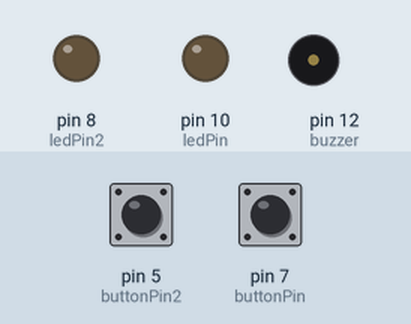
Bench run of a sketch on a simulated Arduino Uno, built with avr-gcc and run on an emulated ATmega328P. Parts: output pins drawn as LEDs (lit = HIGH), buzzer (waves = sounding). Inputs (shaded band) come from the test bench; at power-on: pin 5 (buttonPin2) LOW, pin 7 (buttonPin) LOW.

Above: at 1.2 s.
1.3 s: pin 5 (buttonPin2) pulled HIGH for 0.15 s
At 1.45 s:
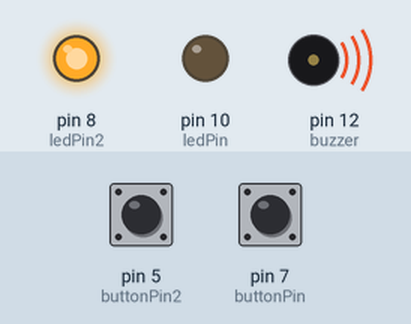
3.0 s: pin 7 (buttonPin) pulled HIGH for 0.15 s
At 3.15 s:
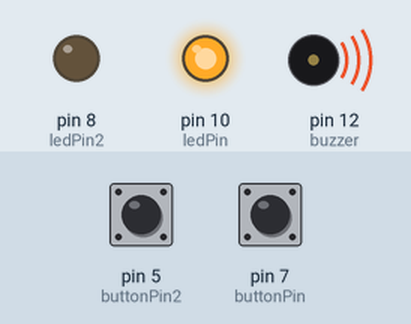
4.7 s: pin 7 (buttonPin) pulled HIGH for 3.2 s
At 8.3 s:
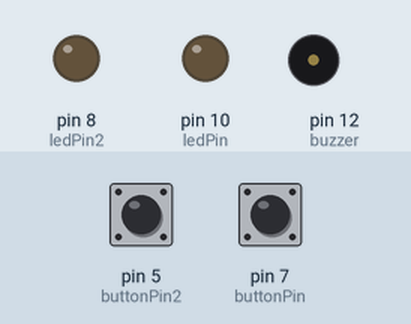
9.4 s: pin 5 (buttonPin2) pulled HIGH for 3.2 s
At 10.7 s:
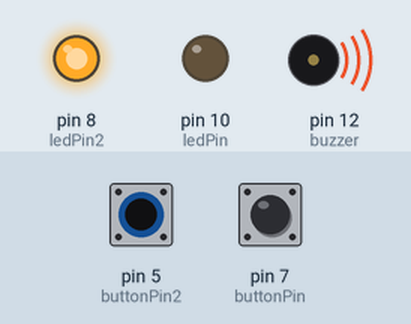
Timing chart, 0 to 14.1 s (numbered marks = the images above; inputs shaded):
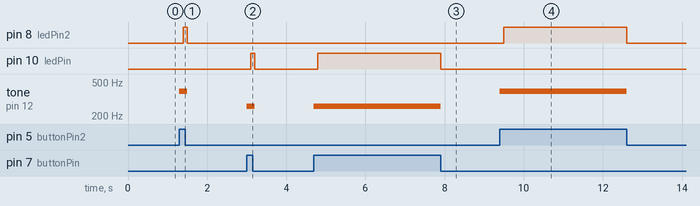

The sketch:

led_button_buzzer.ino
```cpp
int buzzer = 12;

int buttonPin = 7;//Define buttonPin no pino digital 7
int ledPin = 10;//Define ledPin no pino digital 10
int estadoButton = 0;//Variável responsável por armazenar o estado do botão (ligado/desligado)

int buttonPin2 = 5;//Define buttonPin no pino digital 7
int ledPin2 = 8;//Define ledPin no pino digital 10
int estadoButton2 = 0;//Variável responsável por armazenar o estado do botão (ligado/desligado)

void setup(){
  // Define o pino do Buzzer como Saida
  pinMode(buzzer,OUTPUT);

  pinMode(ledPin , OUTPUT);//Define ledPin (pino 10) como saída
  pinMode(buttonPin , INPUT);//Define buttonPin (pino 7) como entrada

  pinMode(ledPin2 , OUTPUT);//Define ledPin (pino 8) como saída
  pinMode(buttonPin2 , INPUT);//Define buttonPin (pino 7) como entrada
}

void loop(){
  estadoButton = digitalRead(buttonPin);//Lê o valor de buttonPin e armazena em estadoButton
  estadoButton2 = digitalRead(buttonPin2);//Lê o valor de buttonPin e armazena em estadoButton
  if (estadoButton == HIGH) {//Se estadoButton for igual a HIGH ou 1
     // Aciona o buzzer na frequencia relativa ao Dó em Hz
    tone(buzzer,261);
    // Espera um tempo para Desativar
    delay(100);
    digitalWrite(ledPin , HIGH);//Define ledPin como HIGH, ligando o LED
    delay(100);//Intervalo de 100 milissegundos
  }
  else if (estadoButton2 == HIGH) { //Senão = estadoButton for igual a LOW ou 0
    // Aciona o buzzer na frequencia relativa ao Sol em Hz
    tone(buzzer,392);
    delay(100);
    digitalWrite(ledPin2 , HIGH);//Define ledPin como HIGH, ligando o LED
    delay(100);//Intervalo de 100 milissegundos
  }
  else { //Senão = estadoButton for igual a LOW ou 0
    digitalWrite(ledPin, LOW);//Define ledPin como LOW, desligando o LED
    digitalWrite(ledPin2, LOW);
    noTone(buzzer);
  }
}
```

Measured:
- after the input at 1.3 s, pin 8 (ledPin2): LOW → HIGH after 0.10 s, → LOW 0.10 s later; tone on pin 12 (buzzer): silent → 392 Hz at once, → silent 0.20 s later
- after the input at 3.0 s, pin 10 (ledPin): LOW → HIGH after 0.10 s, → LOW 0.10 s later; tone on pin 12 (buzzer): silent → 261 Hz at once, → silent 0.20 s later
- after the input at 4.7 s, pin 10 (ledPin): LOW → HIGH after 0.10 s, → LOW 3.1 s later; tone on pin 12 (buzzer): silent → 261 Hz at once, → silent 3.2 s later
- after the input at 9.4 s, pin 8 (ledPin2): LOW → HIGH after 0.10 s, → LOW 3.1 s later; tone on pin 12 (buzzer): silent → 392 Hz at once, → silent 3.2 s later
